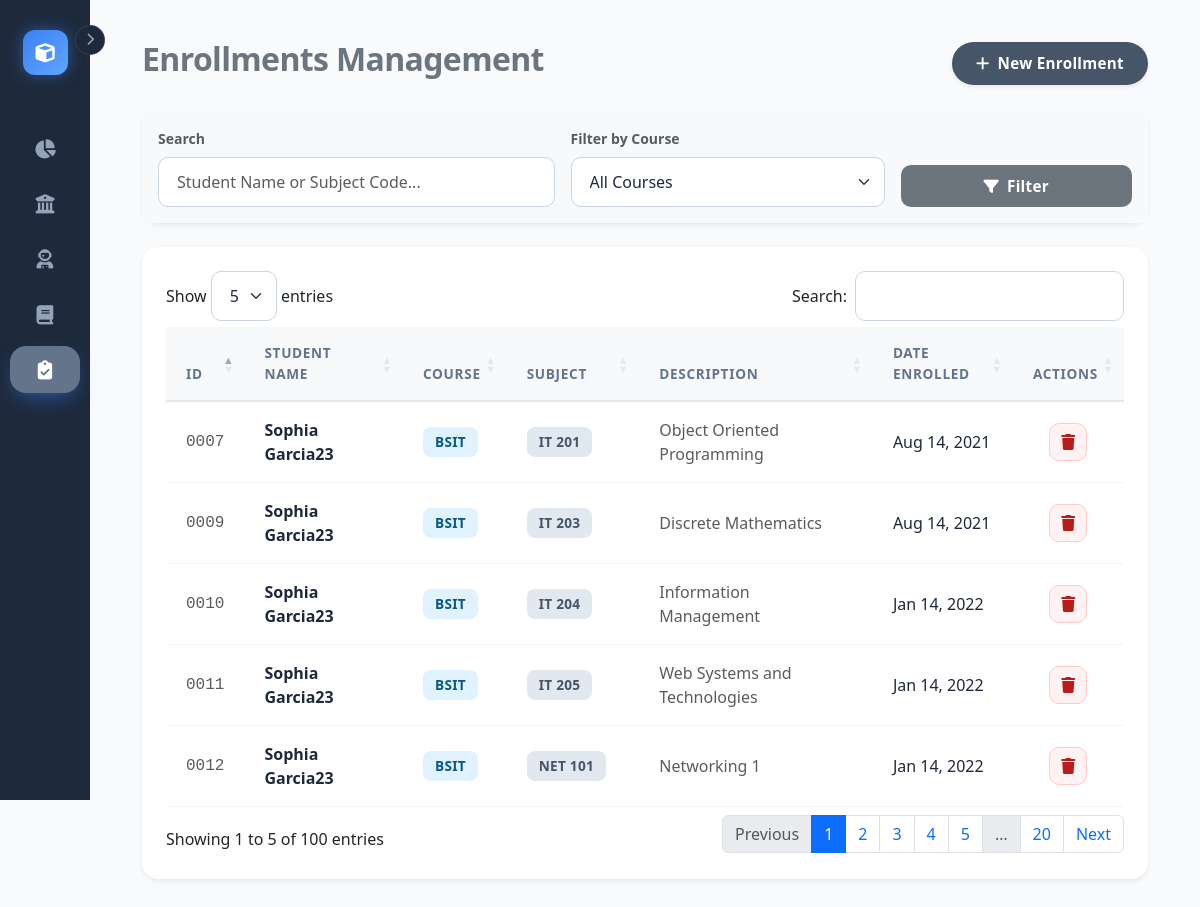
The page /pages/enrollments.php on the database as committed earlier.
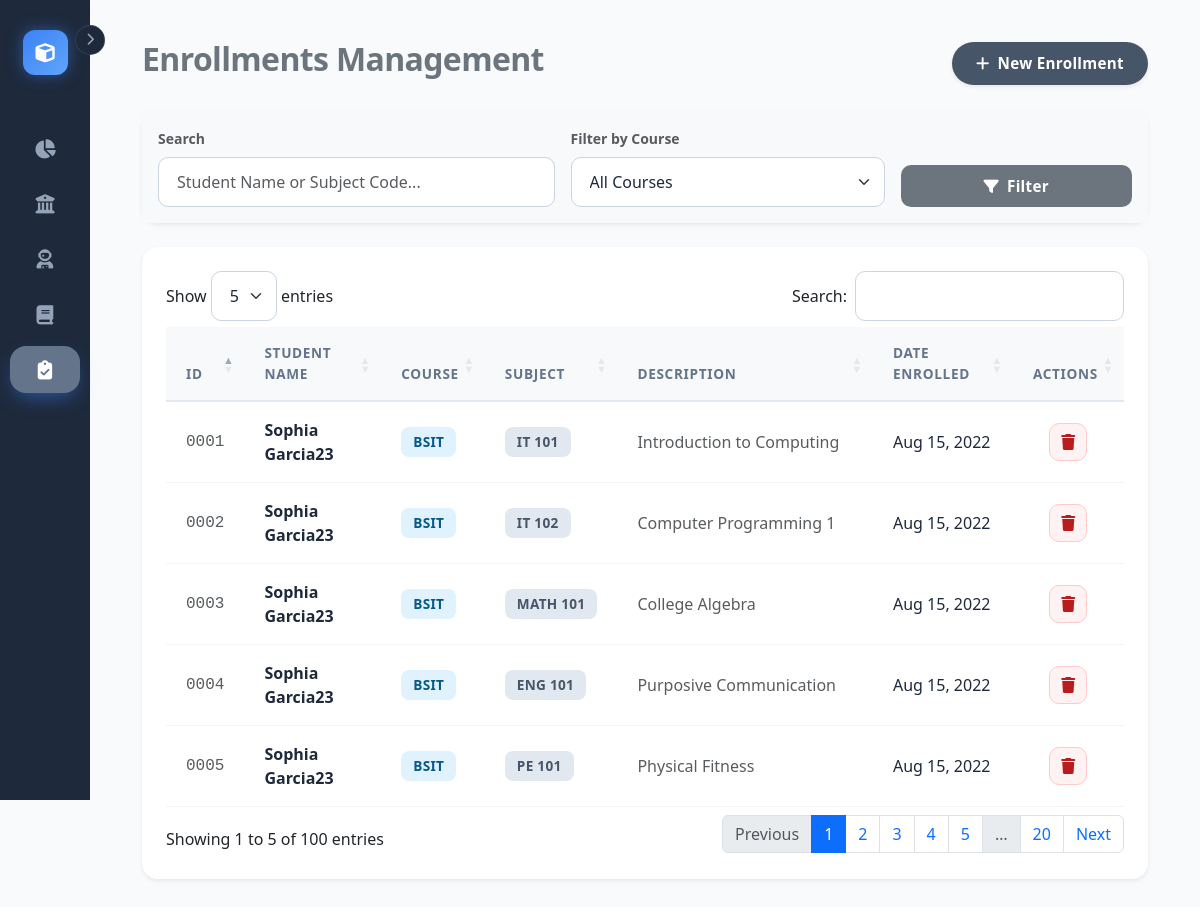
The same page on the database as committed later.
### tables this page shows
CREATE TABLE `enrollments` (
  `id` int(11) NOT NULL AUTO_INCREMENT,
  `student_id` int(11) NOT NULL,
  `subject_id` int(11) NOT NULL,
  `enrolled_at` timestamp NOT NULL DEFAULT current_timestamp(),
  PRIMARY KEY (`id`),
  FOREIGN KEY (`student_id`) REFERENCES `students` (`id`) ON DELETE CASCADE,
  FOREIGN KEY (`subject_id`) REFERENCES `curriculum` (`CurriculumID`) ON DELETE CASCADE
);

CREATE TABLE `students` (
  `id` int(11) NOT NULL AUTO_INCREMENT,
  `lastname` varchar(50) NOT NULL,
  `firstname` varchar(50) NOT NULL,
  `middlename` varchar(50) DEFAULT NULL,
  `age` int(11) NOT NULL,
  `email` varchar(100) NOT NULL,
  `phone` varchar(20) DEFAULT NULL,
  `created_at` timestamp NOT NULL DEFAULT current_timestamp(),
  PRIMARY KEY (`id`),
  UNIQUE KEY `email` (`email`)
);

CREATE TABLE `course` (
  `courseID` varchar(10) NOT NULL,
  `course_code` varchar(20) NOT NULL,
  `description` varchar(100) NOT NULL,
  PRIMARY KEY (`courseID`)
);

CREATE TABLE `curriculum` (
  `CurriculumID` int(11) NOT NULL AUTO_INCREMENT,
  `courseID` varchar(10) DEFAULT NULL,
  `subject_code` varchar(20) NOT NULL,
  `description` text NOT NULL,
  `year_level` int(11) NOT NULL,
  `semester` varchar(20) NOT NULL,
  `units` int(11) NOT NULL DEFAULT 3,
  PRIMARY KEY (`CurriculumID`),
  FOREIGN KEY (`courseID`) REFERENCES `course` (`courseID`) ON DELETE SET NULL
);

### pages/enrollments.php (the view, shortened to what this page needs)
<?php
require '../config/db.php';
$sql = "SELECT e.id, s.firstname, s.lastname, c.subject_code, c.description, co.course_code, e.enrolled_at
        FROM enrollments e
        JOIN students s ON e.student_id = s.id
        JOIN curriculum c ON e.subject_id = c.CurriculumID
        LEFT JOIN course co ON c.courseID = co.courseID
        WHERE 1=1";
$params = [];
$searchQuery = $_GET['search'] ?? '';
$sql .= " ORDER BY e.enrolled_at DESC LIMIT 100";
$stmt = $pdo->prepare($sql);
$stmt->execute($params);
$enrollments = $stmt->fetchAll();
?>
<?php include '../includes/sidebar.php'; ?>
<div class="container-fluid main-content">
    <div class="d-flex justify-content-between align-items-center mb-4">
        <h2 class="fw-bold text-secondary">Enrollments Management</h2>
        <button class="btn btn-primary rounded-pill px-4 shadow-sm" data-bs-toggle="modal" data-bs-target="#addModal">
            <i class="fas fa-plus me-2"></i>New Enrollment
        </button>
    </div>
    <div class="card border-0 shadow-sm mb-4">
        <div class="card-body bg-light rounded">
            <form method="GET" class="row g-3 align-items-end">
                <div class="col-md-5">
                    <label class="form-label fw-bold small text-muted">Search</label>
                    <input type="text" name="search" class="form-control" placeholder="Student Name or Subject Code..." value="<?php echo htmlspecialchars($searchQuery); ?>">
                </div>
                <div class="col-md-4">
                    <label class="form-label fw-bold small text-muted">Filter by Course</label>
                    <select name="courseID" class="form-select">
                        <option value="">All Courses</option>
                    </select>
                </div>
                <div class="col-md-3">
                    <button type="submit" class="btn btn-secondary w-100">
                        <i class="fas fa-filter me-2"></i>Filter
                    </button>
                </div>
            </form>
        </div>
    </div>
    <div class="card border-0 shadow-sm p-4">
        <table id="enrollmentTable" class="table table-hover align-middle">
            <thead class="bg-light text-secondary">
                <tr>
                    <th>ID</th> <th>Student Name</th> <th>Course</th> <th>Subject</th> <th>Description</th> <th>Date Enrolled</th> <th class="text-center">Actions</th>
                </tr>
            </thead>
            <tbody>
                <?php if (count($enrollments) > 0): ?>
                    <?php foreach ($enrollments as $row): ?>
                        <tr>
                            <td class="text-muted small font-monospace"><?php echo str_pad($row['id'], 4, '0', STR_PAD_LEFT); ?></td>
                            <td class="fw-bold"><?php echo htmlspecialchars($row['firstname'] . ' ' . $row['lastname']); ?></td>
                            <td><span class="badge bg-info text-dark"><?php echo htmlspecialchars($row['course_code']); ?></span></td>
                            <td><span class="badge bg-primary bg-opacity-10 text-primary border border-primary"><?php echo htmlspecialchars($row['subject_code']); ?></span></td>
                            <td class="text-muted small"><?php echo htmlspecialchars($row['description']); ?></td>
                            <td><?php echo date('M d, Y', strtotime($row['enrolled_at'])); ?></td>
                            <td class="text-center">
                                <form method="POST" class="d-inline delete-form">
                                    <button type="button" class="btn btn-danger btn-sm delete-btn"><i class="fas fa-trash"></i></button>
                                </form>
                            </td>
                        </tr>
                    <?php endforeach; ?>
                <?php endif; ?>
            </tbody>
        </table>
    </div>
</div>
</body>
</html>

Rows that differ between the two databases and show on the page:
no longer on this page (row edited): enrollments: id "0012", student.lastname "Sophia Garcia23", course.course_code "BSIT", subject.subject_code "NET 101", subject.description "Networking 1", enrolled_at "Jan 14, 2022"
no longer on this page (row edited): enrollments: id "0010", student.lastname "Sophia Garcia23", course.course_code "BSIT", subject.subject_code "IT 204", subject.description "Information Management", enrolled_at "Jan 14, 2022"
no longer on this page (row edited): enrollments: id "0011", student.lastname "Sophia Garcia23", course.course_code "BSIT", subject.subject_code "IT 205", subject.description "Web Systems and Technologies", enrolled_at "Jan 14, 2022"
no longer on this page (row edited): enrollments: id "0009", student.lastname "Sophia Garcia23", course.course_code "BSIT", subject.subject_code "IT 203", subject.description "Discrete Mathematics", enrolled_at "Aug 14, 2021"
removed enrollments: id "0007", student.lastname "Sophia Garcia23", course.course_code "BSIT", subject.subject_code "IT 201", subject.description "Object Oriented Programming", enrolled_at "Aug 14, 2021"
now on this page (row edited): enrollments: id "0001", student.lastname "Sophia Garcia23", course.course_code "BSIT", subject.subject_code "IT 101", subject.description "Introduction to Computing", enrolled_at "Aug 15, 2022"
now on this page (row edited): enrollments: id "0002", student.lastname "Sophia Garcia23", course.course_code "BSIT", subject.subject_code "IT 102", subject.description "Computer Programming 1", enrolled_at "Aug 15, 2022"
now on this page (row edited): enrollments: id "0003", student.lastname "Sophia Garcia23", course.course_code "BSIT", subject.subject_code "MATH 101", subject.description "College Algebra", enrolled_at "Aug 15, 2022"
now on this page (row edited): enrollments: id "0004", student.lastname "Sophia Garcia23", course.course_code "BSIT", subject.subject_code "ENG 101", subject.description "Purposive Communication", enrolled_at "Aug 15, 2022"
now on this page (row edited): enrollments: id "0005", student.lastname "Sophia Garcia23", course.course_code "BSIT", subject.subject_code "PE 101", subject.description "Physical Fitness", enrolled_at "Aug 15, 2022"
